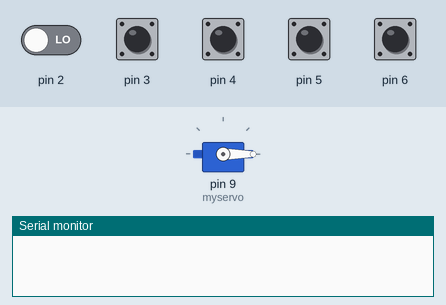
A sketch run on a simulated Arduino Uno, built with avr-gcc and run on an emulated ATmega328P. On the bench: servo, the last lines printed to the serial monitor. The test bench sets the inputs (shaded band); at power-on: pin 3–6 HIGH, pin 2 LOW.

Above: at 0.5 s.
At 39.13 s:
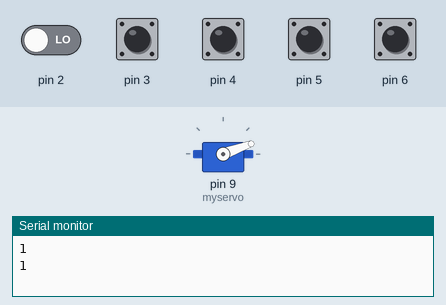
Timing chart, 0 to 40.0 s (numbered marks = the images above):
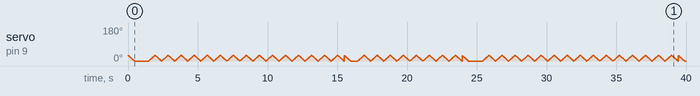

The sketch:

Motor_Arduino_Code.ino
```cpp
#include <Servo.h>

Servo myservo;

int pos = 0;
int pin2;
int pin3;
int pin4;
int pin5;
int pin6;

int max_limit = 30;
int delay_time = 15;
int toggle = 0; //changes whether info is for pondering or house speech. 0 is pondering and 1 is house

void setup() {
  Serial.begin(9600);
  myservo.attach(9);
  pinMode(2, INPUT);
  pinMode(3, INPUT);
  pinMode(4, INPUT);
  pinMode(5, INPUT);
  pinMode(6, INPUT);

  runServo(0);
}

void runServo(int servo_direction){

  if(servo_direction == 1){ //roughly 0.5s
   for(pos = 0; pos <= max_limit; pos += 1){
    myservo.write(pos);
    delay(delay_time);
   }
  }

  if(servo_direction == 0){ //roughly 0.5s
    for(pos = max_limit; pos >= 0; pos -= 1){
      myservo.write(pos);
      delay(delay_time);
    }
  }
}

void readPins(){
  pin2 = digitalRead(2);
  pin3 = digitalRead(3);
  pin4 = digitalRead(4);
  pin5 = digitalRead(5);
  pin6 = digitalRead(6);
  Serial.println(pin2);
  Serial.println(pin3);
  Serial.println(pin4);
  Serial.println(pin5);
  Serial.println(pin6);
  Serial.println(" ");
}

void voiceLoop(int numTimes){
  int count = 0;
  while(count < numTimes*2){
    if(count%2 == 0){//if even number, then open mouth
      runServo(1);
    }
    else{
      runServo(0);
    }
    count = count + 1;
  }
}

void loop() {
  delay(1000);
  readPins();

  while(pin2 == 0 && pin3 == 0 && pin4 == 0 && pin5 == 0 && pin6 == 0){ //neutral state
    readPins();
  }

  //pondering decisions
  if(pin2 == 1 && pin3 == 0 && pin4 == 0){ //pondNum1, 6 seconds
    voiceLoop(6);
  }
  else if(pin2 == 0 && pin3 == 1 && pin4 == 0){ //, 10 seconds
    voiceLoop(10);
  }
  else if(pin2 == 1 && pin3 == 1 && pin4 == 0){ //pondNum3, 13 seconds
    voiceLoop(13);
  }
  else if(pin2 == 0 && pin3 == 0 && pin4 == 1){ //pondNum4, 11 seconds
    voiceLoop(11);
  }
  else if(pin2 == 1 && pin3 == 0 && pin4 == 1){ //pondNum5, 13 seconds
    voiceLoop(13);
  }
  else if(pin2 == 0 && pin3 == 1 && pin4 == 1){ //pondNum6, 15 seconds
     voiceLoop(15);
  }
  else if(pin2 == 1 && pin3 == 1 && pin4 == 1){ //pondNum7, 13 seconds
    voiceLoop(13);
  }

  runServo(0);
  delay(500);
  readPins();

  //house decisions
  if(pin5 == 0 && pin6 == 0){ //houseNum1, 13 seconds
    voiceLoop(13);
  }
  else if(pin5 == 1 && pin6 == 0){ //houseNum2, 9 seconds
    voiceLoop(9);
  }
  else if(pin5 == 0 && pin6 == 1){ //houseNum3, 13 seconds
     voiceLoop(13);
  }
  else if(pin5 == 1 && pin6 == 1){ //houseNum4, 8 seconds
     voiceLoop(8);
  }
  runServo(0);
}
```
